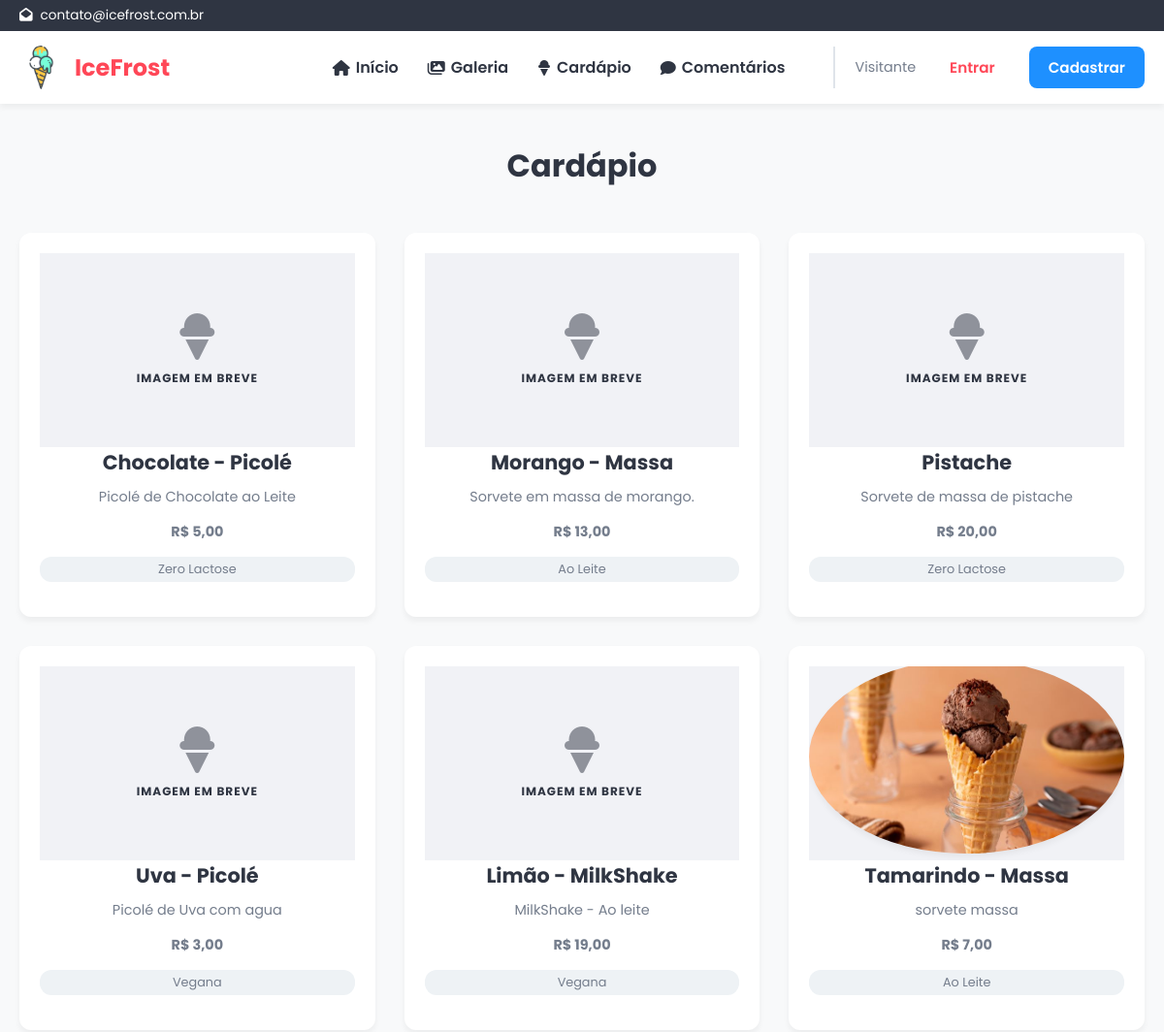
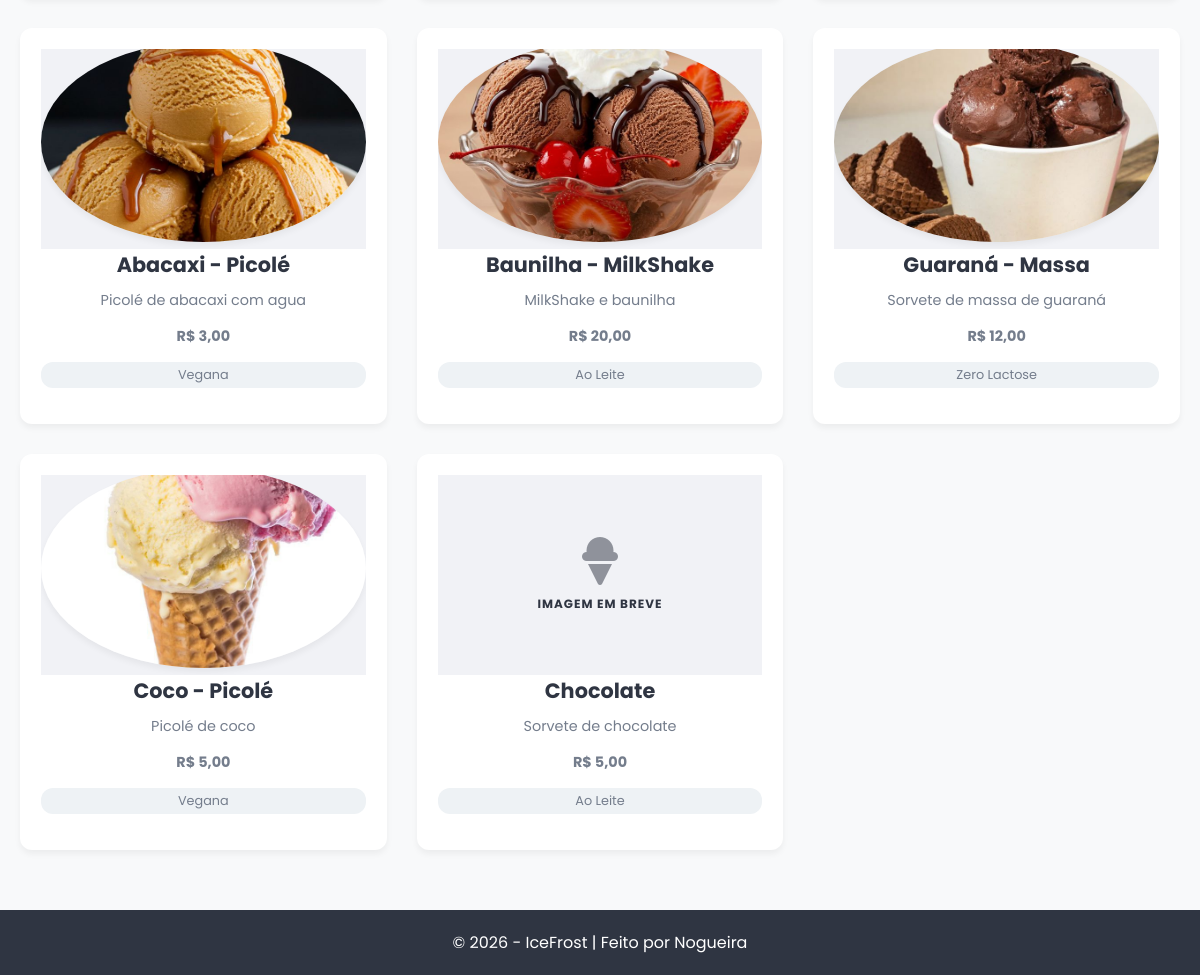
The app's page /cardapio/ with its own data (2 pictures, top to bottom).
### lojaApp/models.py (models this page shows, shortened)
class sorvete(models.Model):
    sabor = models.CharField(max_length = 50)
    descricao = models.TextField(blank = True)
    preco = models.DecimalField(max_digits = 8, decimal_places = 2)
    categoria = models.ForeignKey('categoria', on_delete = models.CASCADE)
    fornecedor = models.ForeignKey('fornecedor', on_delete = models.CASCADE)
    opcoes_dieticas = models.ManyToManyField(opcaoDietica)

class opcaoDietica(models.Model):
    nome = models.CharField(max_length = 50, unique = True)

### lojaApp/views.py (the view)
# urls.py: path('cardapio/', views.cardapio, name = 'cardapio'),
def cardapio(request):
    return render(request, 'lojaApp/cardapio.html', {
        'titulo': 'Cardápio',
        'sorvetes': sorvete.objects.all(),
    })

### lojaApp/templates/lojaApp/cardapio.html (shortened to what this page needs)
{% extends 'lojaApp/base.html' %}
{% load static %}
{% block content %}
<h2 style="text-align: center;">Cardápio</h2>
<div class="cardapio-container">
    {% for sorvete in sorvetes %}
    <div class="cardapio-item" data-index="{{ forloop.counter0 }}">
       <div class="cardapio-image-area">
            {% with forloop.counter|stringformat:"02d" as num %}
            <img src="{% static 'img/'|add:num|add:'.jpg' %}"
                alt="{{ sorvete.sabor }}"
                onerror="this.style.display='none'; this.nextElementSibling.style.display='flex';">
            <div class="no-image-placeholder" style="display: none;">
                <i class="fa-solid fa-ice-cream"></i>
                <span>Imagem em breve</span>
            </div>
            {% endwith %}
        </div>
        <h3>{{ sorvete.sabor }}</h3>
        <p>{{ sorvete.descricao }}</p>
        <p class="preco">R$ {{ sorvete.preco }}</p>
        <p class="opcaoDietica">
            {% for opcao in sorvete.opcoes_dieticas.all %}
                {{ opcao.nome }}{% if not forloop.last %}, {% endif %}
            {% endfor %}
        </p>
    </div>
    {% endfor %}
</div>
{% endblock %}

### lojaApp/templates/lojaApp/base.html (shortened to what this page needs)
<!DOCTYPE html>
<html lang="pt-br">
<head>
    {% load static %}
    <link rel="stylesheet" href="https://cdnjs.cloudflare.com/ajax/libs/font-awesome/6.4.0/css/all.min.css">
    <link rel="stylesheet" href="{% static 'css/styles.css' %}">
</head>
<body>
    <div class="top-header">
        <div class="top-header-content">
            <i class="fa-solid fa-envelope-open"></i>
            <p>contato@icefrost.com.br</p>
        </div>
    </div>
    <header class="header">
        <div class="brand">
            <img src="{% static 'img/logo.png' %}" alt="Logo IceFrost" class="logo">
            <h1>IceFrost</h1>
        </div>
        <nav class="navbar">
            <a href="{% url 'index' %}" class="nav-link"><i class="fa-solid fa-house"></i> Início</a>
            <a href="{% url 'galeria' %}" class="nav-link"><i class="fa-solid fa-images"></i> Galeria</a>
            <a href="{% url 'cardapio' %}" class="nav-link"><i class="fa-solid fa-ice-cream"></i> Cardápio</a>
            <a href="{% url 'listarComentario' %}" class="nav-link"><i class="fa-solid fa-comment"></i> Comentários</a>
            <div class="user-actions">
                {% if user.is_authenticated %}
                    <span class="greeting">Olá, <strong>{{ user.username }}</strong></span>
                    <form action="{% url 'logout' %}" method="post" style="display: inline;">
                        {% csrf_token %}
                        <button type="submit" class="btn-logout" title="Sair do sistema">
                            Sair <i class="fa-solid fa-right-from-bracket"></i>
                        </button>
                    </form>
                {% else %}
                    <span class="greeting">Visitante</span>
                    <a href="{% url 'login' %}" class="btn-login">Entrar</a>
                    <a href="{% url 'cadastrarUsuario' %}" class="btn-register">Cadastrar</a>
                {% endif %}
            </div>
        </nav>
    </header>
    <main class="main-content">
        {% block content %}
        {% endblock %}
    </main>
    <footer class="footer">
        <p>&copy; 2026 - IceFrost | Feito por Nogueira </p>
    </footer>
</body>
</html>

### lojaApp/static/css/styles.css (style rules this page uses)
:root { --primary-color: #ff4757; --primary-hover: #ff6b81; --secondary-color: #1e90ff; --accent-color: #feca57; --bg-color: #f8f9fa; --surface-color: #ffffff; --text-main: #2f3542; --text-muted: #747d8c; --border-color: #dfe4ea; --shadow-sm: 0 4px 6px rgba(0, 0, 0, 0.05); --shadow-md: 0 10px 20px rgba(0, 0, 0, 0.08); --shadow-lg: 0 15px 30px rgba(255, 71, 87, 0.2); --radius: 12px; --transition: all 0.3s ease; }
* { margin: 0; padding: 0; box-sizing: border-box; font-family: 'Poppins', sans-serif; }
body { background-color: var(--bg-color); color: var(--text-main); display: flex; flex-direction: column; min-height: 100vh; }
.header nav { display: flex; align-items: center; justify-content: flex-end; flex: 1; gap: 30px; }
.top-header { background-color: var(--text-main); color: #fff; padding: 6px 0; font-size: 0.85rem; }
.top-header-content { max-width: 1200px; margin: 0 auto; padding: 0 20px; display: flex; align-items: center; gap: 8px; }
.header { background-color: var(--surface-color); box-shadow: var(--shadow-sm); padding: 15px 20px; display: flex; justify-content: space-between; align-items: center; position: sticky; top: 0; z-index: 100; }
.brand { display: flex; align-items: center; gap: 12px; }
.logo { height: 45px; border-radius: 50%; }
.brand h1 { font-size: 1.5rem; color: var(--primary-color); font-weight: 700; }
.navbar { display: flex; align-items: center; gap: 20px; }
.nav-link { text-decoration: none; color: var(--text-main); font-weight: 600; transition: var(--transition); display: flex; align-items: center; gap: 6px; }
.user-actions { display: flex; align-items: center; gap: 15px; margin-left: 20px; padding-left: 20px; border-left: 2px solid var(--border-color); }
.greeting { font-size: 0.9rem; color: var(--text-muted); }
button, .btn-primary, .btn-login, .btn-register, .btn-logout, .button, .button-delete, .submit-button { cursor: pointer; border: none; border-radius: 8px; font-weight: 600; padding: 10px 20px; transition: var(--transition); text-decoration: none; display: inline-flex; align-items: center; justify-content: center; gap: 8px; font-size: 0.95rem; }
.btn-login { color: var(--primary-color); background: transparent; }
.btn-register { background-color: var(--secondary-color); color: white; }
.main-content { flex: 1; max-width: 1200px; margin: 0 auto; padding: 40px 20px; width: 100%; animation: fadeIn 0.5s ease-out; }
h2 { color: var(--text-main); margin-bottom: 25px; font-size: 2rem; text-align: center; }
.cardapio-container { display: grid; grid-template-columns: repeat(auto-fill, minmax(280px, 1fr)); gap: 30px; padding: 20px 0; }
.cardapio-item { background: var(--surface-color); border-radius: var(--radius); padding: 20px; text-align: center; box-shadow: var(--shadow-sm); transition: var(--transition); cursor: pointer; border: 1px solid transparent; }
.cardapio-item img { width: 150px; height: 150px; object-fit: cover; border-radius: 50%; margin-bottom: 15px; box-shadow: var(--shadow-sm); transition: transform 0.5s ease; }
.cardapio-item h3 { font-size: 1.3rem; color: var(--text-main); margin-bottom: 10px; }
.cardapio-item p { color: var(--text-muted); font-size: 0.9rem; margin-bottom: 15px; display: -webkit-box; -webkit-box-orient: vertical; overflow: hidden; }
.preco { font-size: 1.4rem; font-weight: 700; color: var(--secondary-color); }
.opcaoDietica { font-size: 0.8rem !important; background: #eef2f5; padding: 4px 10px; border-radius: 12px; display: inline-block; margin-top: 10px; }
.footer { background-color: var(--text-main); color: white; text-align: center; padding: 20px; margin-top: auto; }
.cardapio-image-area { width: 100%; height: 200px; background-color: #f1f2f6; display: flex; align-items: center; justify-content: center; overflow: hidden; }
.cardapio-image-area img { width: 100%; height: 100%; object-fit: cover; }
.no-image-placeholder { flex-direction: column; align-items: center; justify-content: center; color: var(--coral); gap: 10px; text-align: center; }
.no-image-placeholder i { font-size: 3rem; opacity: 0.5; }
.no-image-placeholder span { font-size: 0.75rem; font-weight: 700; text-transform: uppercase; letter-spacing: 1px; }

### records on screen
sorvete: sabor "Chocolate - Picolé", descricao "Picolé de Chocolate ao Leite", preco "5,00"
opcaoDietica: nome "Zero Lactose"
sorvete: sabor "Morango - Massa", descricao "Sorvete em massa de morango.", preco "13,00"
opcaoDietica: nome "Ao Leite"
sorvete: sabor "Pistache", descricao "Sorvete de massa de pistache", preco "20,00"
sorvete: sabor "Uva - Picolé", descricao "Picolé de Uva com agua", preco "3,00"
opcaoDietica: nome "Vegana"
sorvete: sabor "Limão - MilkShake", descricao "MilkShake - Ao leite", preco "19,00"
sorvete: shows a picture, sabor "Tamarindo - Massa", descricao "sorvete massa", preco "7,00"
sorvete: shows a picture, sabor "Abacaxi - Picolé", descricao "Picolé de abacaxi com agua", preco "3,00"
sorvete: shows a picture, sabor "Baunilha - MilkShake", descricao "MilkShake e baunilha", preco "20,00"
sorvete: shows a picture, sabor "Guaraná - Massa", descricao "Sorvete de massa de guaraná", preco "12,00"
sorvete: shows a picture, sabor "Coco - Picolé", descricao "Picolé de coco", preco "5,00"
sorvete: sabor "Chocolate", descricao "Sorvete de chocolate", preco "5,00"
